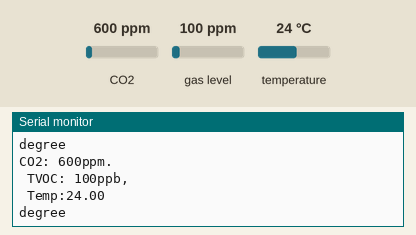
This sketch was run on a simulated Arduino Uno, built with avr-gcc and run on an emulated ATmega328P. Shown: the last lines printed to the serial monitor. Inputs (shaded band) come from the test bench; at power-on: CO2 600 ppm, gas level 100 ppm, temperature 24 °C.

Above: at 1.2 s.
1.3 s: CO2 set to 452 ppm
2.8 s: gas level set to 20 ppm
At 3.34 s:
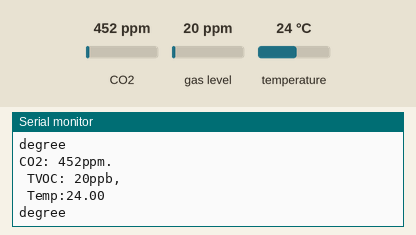
4.3 s: temperature set to 12 °C
At 4.85 s:
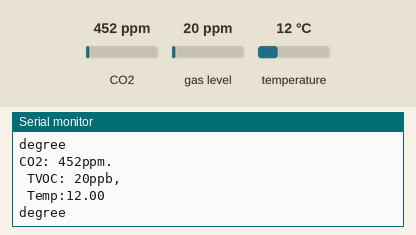

The sketch:

LuftesensorArduinoKode.ino
```cpp
// Call the labriray
#include "Adafruit_CCS811.h"
Adafruit_CCS811 ccs;

// Setup loop starts serial com on port: 9600
void setup() {
  Serial.begin(9600);
  Serial.println("CCS811 test");
  // Starts css listening via i2c
  if(!ccs.begin()){
    Serial.println("Failed to start sensor! Please check your wiring.");
    while(1);
  }
  //calibrate temperature sensor
  while(!ccs.available());
    float temp = ccs.calculateTemperature();
    ccs.setTempOffset(temp - 25.0);
}

void loop() {
  if(ccs.available()){
    float temp = ccs.calculateTemperature();
  if(!ccs.readData()){
    // This is left as seperate, may be combined for performance
    Serial.print("CO2: ");
    Serial.print(ccs.geteCO2());
    Serial.print("ppm.\n TVOC: ");
    Serial.print(ccs.getTVOC());
    Serial.print("ppb,\n Temp:");
    Serial.println(temp);
    Serial.print("degree\n");
}
else{
  Serial.println("ERROR!");
while(1);
}
}
  delay(500);
}
```

Measured:
- after the input at 2.8 s, the serial monitor: prints a new line after 0.23 s (image 1)
- after the input at 4.3 s, the serial monitor: prints a new line after 0.25 s (image 2)
